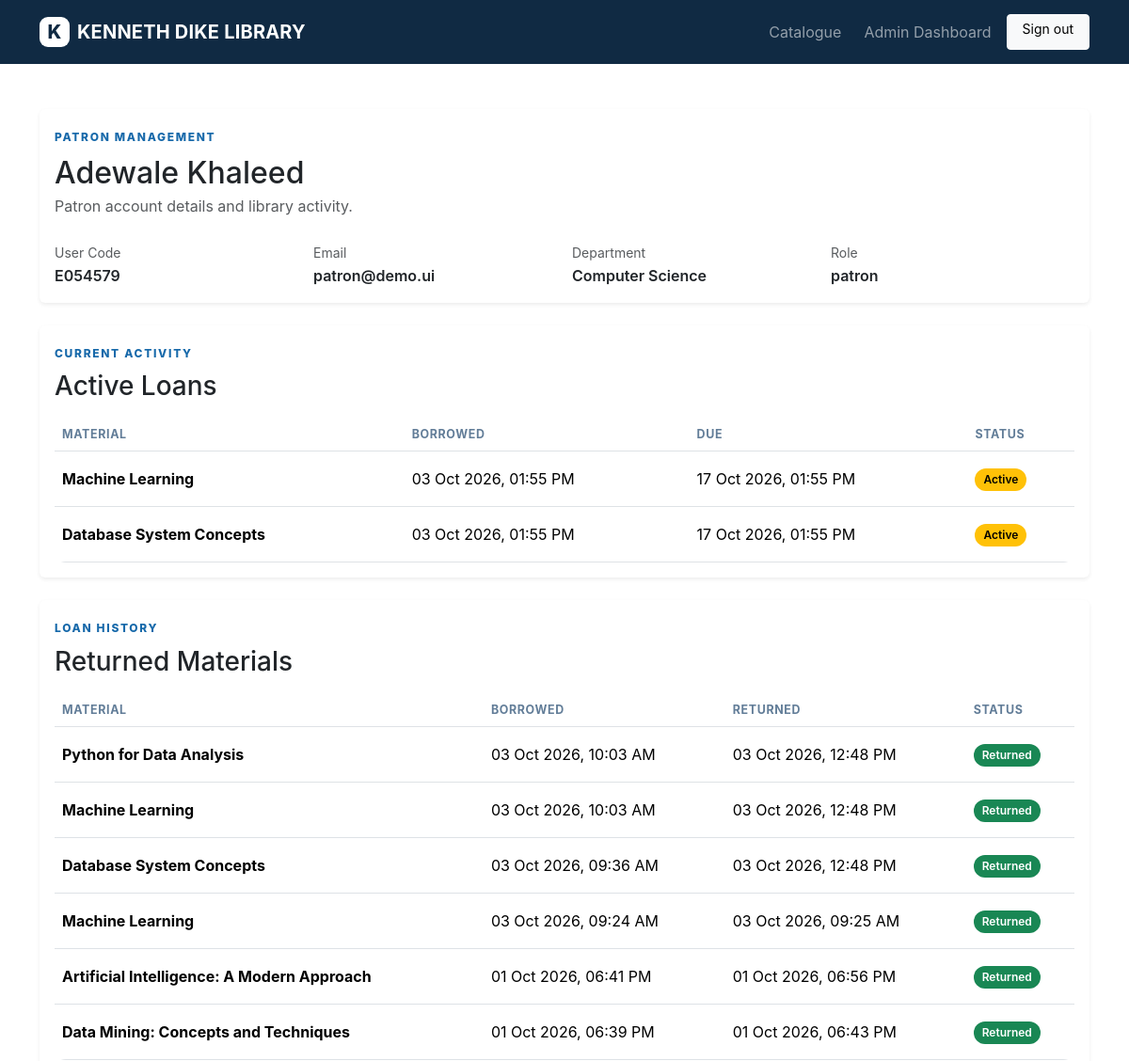
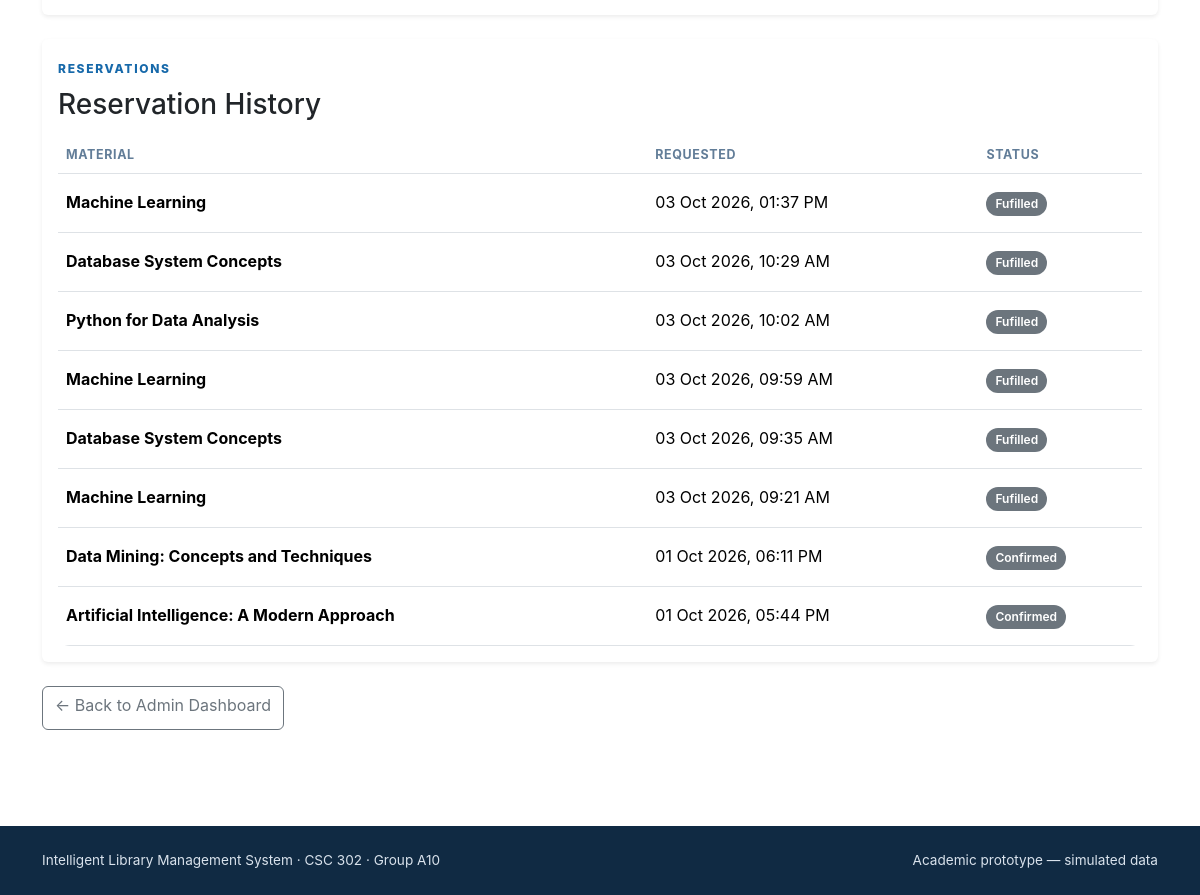
Screenshot of /admin/patron/1 (signed in) with the database file from the repository (2 pictures, top to bottom).
### app.py (models this page shows)
class User(db.Model):
    id = db.Column(db.Integer, primary_key=True)
    user_code = db.Column(db.String(30), unique=True, nullable=False)
    name = db.Column(db.String(120), nullable=False)
    email = db.Column(db.String(150), unique=True, nullable=False)
    department = db.Column(db.String(120))
    role = db.Column(db.String(20), nullable=False)
    password_hash = db.Column(db.String(255), nullable=False)

class Loan(db.Model):
    id = db.Column(db.Integer, primary_key=True)
    patron_id = db.Column(db.Integer, db.ForeignKey("user.id"), nullable=False)
    material_id = db.Column(db.Integer, db.ForeignKey("material.id"), nullable=False)
    borrowed_at = db.Column(db.DateTime, default=datetime.utcnow)
    due_at = db.Column(db.DateTime, nullable=False)
    returned_at = db.Column(db.DateTime)
    status = db.Column(db.String(30), default="Active")
    patron = db.relationship("User", backref="loans")
    material = db.relationship("Material", backref="loans")

class Material(db.Model):
    id = db.Column(db.Integer, primary_key=True)
    title = db.Column(db.String(200), nullable=False)
    author = db.Column(db.String(150), nullable=False)
    subject = db.Column(db.String(120), nullable=False)
    branch_id = db.Column(db.Integer, db.ForeignKey("branch.id"), nullable=False)
    copies_total = db.Column(db.Integer, default=1)
    copies_available = db.Column(db.Integer, default=1)
    description = db.Column(db.Text, default="")
    cover_url = db.Column(db.String(500), default="")
    branch = db.relationship("Branch", backref="materials")

class Reservation(db.Model):
    id = db.Column(db.Integer, primary_key=True)
    patron_id = db.Column(db.Integer, db.ForeignKey("user.id"), nullable=False)
    material_id = db.Column(db.Integer, db.ForeignKey("material.id"), nullable=False)
    status = db.Column(db.String(40), default="Pending Verification")
    requested_at = db.Column(db.DateTime, default=datetime.utcnow)
    patron = db.relationship("User", backref="reservations")
    material = db.relationship("Material", backref="reservations")

### app.py (the view)
@app.route("/admin/patron/<int:patron_id>")
def patron_detail(patron_id):
    if not login_required() or current_user().role != "admin":
        return redirect(url_for("login"))
    patron = User.query.filter_by(
        id=patron_id,
        role="patron"
    ).first_or_404()
    active_loans = Loan.query.filter_by(
        patron_id=patron.id,
        status="Active"
    ).order_by(Loan.due_at).all()
    loan_history = Loan.query.filter_by(
        patron_id=patron.id,
        status="Returned"
    ).order_by(Loan.returned_at.desc()).all()
    reservations = Reservation.query.filter_by(
        patron_id=patron.id
    ).order_by(Reservation.requested_at.desc()).all()
    return render_template(
        "patron_detail.html",
        patron=patron,
        active_loans=active_loans,
        loan_history=loan_history,
        reservations=reservations
    )

### app.py (called while the page is built)
def current_user():
    uid = session.get("user_id")
    return db.session.get(User, uid) if uid else None

def login_required():
    return current_user() is not None

@app.context_processor
def inject_now():
    now = datetime.utcnow()
    def overdue_fine(due_at):
        if due_at and due_at < now:
            days_late = (now.date() - due_at.date()).days
            return days_late * 50
        return 0
    return {
        "now": now,
        "overdue_fine": overdue_fine
    }

@app.context_processor
def inject_user():
    return {"logged_in_user": current_user()}

### templates/patron_detail.html (shortened to what this page needs)
{% extends "base.html" %}
{% block content %}
<div class="container py-5">
    <div class="card border-0 shadow-sm mb-4">
        <div class="card-body">
            <div class="mb-4">
                <span class="eyebrow">PATRON MANAGEMENT</span>
                <h2 class="mt-2 mb-1">{{ patron.name }}</h2>
                <p class="text-muted mb-0">
                    Patron account details and library activity.
                </p>
            </div>
            <div class="row g-3">
                <div class="col-md-3">
                    <small class="text-muted">User Code</small>
                    <div class="fw-semibold">
                        {{ patron.user_code }}
                    </div>
                </div>
                <div class="col-md-3">
                    <small class="text-muted">Email</small>
                    <div class="fw-semibold">
                        {{ patron.email }}
                    </div>
                </div>
                <div class="col-md-3">
                    <small class="text-muted">Department</small>
                    <div class="fw-semibold">
                        {{ patron.department }}
                    </div>
                </div>
                <div class="col-md-3">
                    <small class="text-muted">Role</small>
                    <div class="fw-semibold">
                        {{ patron.role }}
                    </div>
                </div>
            </div>
        </div>
    </div>
    <div class="card border-0 shadow-sm mb-4">
        <div class="card-body">
            <div class="mb-3">
                <span class="eyebrow">CURRENT ACTIVITY</span>
                <h3 class="mt-2 mb-0">Active Loans</h3>
            </div>
            <div class="table-responsive">
                <table class="table align-middle">
                    <thead>
                        <tr>
                            <th>Material</th>
                            <th>Borrowed</th>
                            <th>Due</th>
                            <th>Status</th>
                        </tr>
                    </thead>
                    <tbody>
                        {% for loan in active_loans %}
                        <tr>
                            <td>
                                <strong>{{ loan.material.title }}</strong>
                            </td>
                            <td>
                                {{ loan.borrowed_at.strftime("%d %b %Y, %I:%M %p") }}
                            </td>
                            <td>
                                {{ loan.due_at.strftime("%d %b %Y, %I:%M %p") }}
                            </td>
                            <td>
                                <span class="badge text-bg-warning">
                                    {{ loan.status }}
                                </span>
                            </td>
                        </tr>
                        {% endfor %}
                    </tbody>
                </table>
            </div>
        </div>
    </div>
    <div class="card border-0 shadow-sm mb-4">
        <div class="card-body">
            <div class="mb-3">
                <span class="eyebrow">LOAN HISTORY</span>
                <h3 class="mt-2 mb-0">Returned Materials</h3>
            </div>
            <div class="table-responsive">
                <table class="table align-middle">
                    <thead>
                        <tr>
                            <th>Material</th>
                            <th>Borrowed</th>
                            <th>Returned</th>
                            <th>Status</th>
                        </tr>
                    </thead>
                    <tbody>
                        {% for loan in loan_history %}
                        <tr>
                            <td>
                                <strong>{{ loan.material.title }}</strong>
                            </td>
                            <td>
                                {{ loan.borrowed_at.strftime("%d %b %Y, %I:%M %p") }}
                            </td>
                            <td>
                                {% if loan.returned_at %}
                                    {{ loan.returned_at.strftime("%d %b %Y, %I:%M %p") }}
                                {% else %}
                                    —
                                {% endif %}
                            </td>
                            <td>
                                <span class="badge text-bg-success">
                                    {{ loan.status }}
                                </span>
                            </td>
                        </tr>
                        {% endfor %}
                    </tbody>
                </table>
            </div>
        </div>
    </div>
    <div class="card border-0 shadow-sm mb-4">
        <div class="card-body">
            <div class="mb-3">
                <span class="eyebrow">RESERVATIONS</span>
                <h3 class="mt-2 mb-0">Reservation History</h3>
            </div>
            <div class="table-responsive">
                <table class="table align-middle">
                    <thead>
                        <tr>
                            <th>Material</th>
                            <th>Requested</th>
                            <th>Status</th>
                        </tr>
                    </thead>
                    <tbody>
                        {% for reservation in reservations %}
                        <tr>
                            <td>
                                <strong>
                                    {{ reservation.material.title }}
                                </strong>
                            </td>
                            <td>
                                {{ reservation.requested_at.strftime("%d %b %Y, %I:%M %p") }}
                            </td>
                            <td>
                                {% if reservation.status == "Pending Verification" %}
                                    <span class="badge text-bg-warning">
                                        {{ reservation.status }}
                                    </span>
                                {% elif reservation.status == "Fulfilled" %}
                                    <span class="badge text-bg-success">
                                        {{ reservation.status }}
                                    </span>
                                {% else %}
                                    <span class="badge text-bg-secondary">
                                        {{ reservation.status }}
                                    </span>
                                {% endif %}
                            </td>
                        </tr>
                        {% endfor %}
                    </tbody>
                </table>
            </div>
        </div>
    </div>
    <a href="{{ url_for('admin_dashboard') }}"
       class="btn btn-outline-secondary">
        ← Back to Admin Dashboard
    </a>
</div>
{% endblock %}

### static/css/app.css (style rules this page uses)
:root { --navy: #102a43; --blue: #1769aa; --ink: #102a43; --muted: #627d98; --paper: #f6f8fb; --line: #d9e2ec; --accent: #2f80ed; }
body { color: var(--ink); background: #fff; font-family: Inter, ui-sans-serif, system-ui, -apple-system, BlinkMacSystemFont, "Segoe UI", sans-serif; }
.eyebrow { font-size:.75rem; letter-spacing:.14em; font-weight:800; color:var(--blue); }
.table thead th { font-size: .78rem; text-transform: uppercase; letter-spacing: .05em; color: var(--muted); font-weight: 700; white-space: nowrap; }
.table tbody td { padding-top: 1rem; padding-bottom: 1rem; }
.table tbody tr { transition: background-color .15s ease; }
.badge { font-weight: 600; padding: .5em .75em; border-radius: 999px; }
html { overflow-x: hidden; scroll-behavior: smooth; }
body { min-height: 100vh; overflow-x: hidden; display: flex; flex-direction: column; line-height: 1.55; }
button, a, input, select, textarea { -webkit-tap-highlight-color: transparent; }
.table-responsive { width: 100%; overflow-x: auto; -webkit-overflow-scrolling: touch; border-radius: 12px; }
.table-responsive .table { margin-bottom: 0; }
.table { --bs-table-bg: transparent; }
.table td, .table th { vertical-align: middle; }
.table td, .table th { overflow-wrap: anywhere; }
.btn { min-height: 44px; }

### rows the page displays
User: name "Adewale Khaleed", user_code "E054579", email "patron@demo.ui", department "Computer Science", role "patron"
Loan: material "Machine Learning", borrowed_at "03 Oct 2026, 01:55 PM", due_at "17 Oct 2026, 01:55 PM", status "Active"
Loan: material "Database System Concepts", borrowed_at "03 Oct 2026, 01:55 PM", due_at "17 Oct 2026, 01:55 PM", status "Active"
Loan: material "Python for Data Analysis", borrowed_at "03 Oct 2026, 10:03 AM", returned_at "03 Oct 2026, 12:48 PM", status "Returned"
Loan: material "Machine Learning", borrowed_at "03 Oct 2026, 10:03 AM", returned_at "03 Oct 2026, 12:48 PM", status "Returned"
Loan: material "Database System Concepts", borrowed_at "03 Oct 2026, 09:36 AM", returned_at "03 Oct 2026, 12:48 PM", status "Returned"
Loan: material "Machine Learning", borrowed_at "03 Oct 2026, 09:24 AM", returned_at "03 Oct 2026, 09:25 AM", status "Returned"
Loan: material "Artificial Intelligence: A Modern Approach", borrowed_at "01 Oct 2026, 06:41 PM", returned_at "01 Oct 2026, 06:56 PM", status "Returned"
Loan: material "Data Mining: Concepts and Techniques", borrowed_at "01 Oct 2026, 06:39 PM", returned_at "01 Oct 2026, 06:43 PM", status "Returned"
Reservation: material "Machine Learning", requested_at "03 Oct 2026, 01:37 PM", status "Fufilled"
Reservation: material "Database System Concepts", requested_at "03 Oct 2026, 10:29 AM", status "Fufilled"
Reservation: material "Python for Data Analysis", requested_at "03 Oct 2026, 10:02 AM", status "Fufilled"
Reservation: material "Machine Learning", requested_at "03 Oct 2026, 09:59 AM", status "Fufilled"
Reservation: material "Database System Concepts", requested_at "03 Oct 2026, 09:35 AM", status "Fufilled"
Reservation: material "Machine Learning", requested_at "03 Oct 2026, 09:21 AM", status "Fufilled"
Reservation: material "Data Mining: Concepts and Techniques", requested_at "01 Oct 2026, 06:11 PM", status "Confirmed"
Reservation: material "Artificial Intelligence: A Modern Approach", requested_at "01 Oct 2026, 05:44 PM", status "Confirmed"
